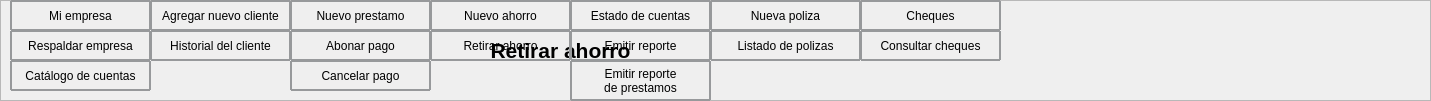
              <widget class="QFrame" name="frame">
               <property name="geometry">
                <rect>
                 <x>0</x>
                 <y>0</y>
                 <width>1431</width>
                 <height>101</height>
                </rect>
               </property>
               <property name="frameShape">
                <enum>QFrame::StyledPanel</enum>
               </property>
               <property name="frameShadow">
                <enum>QFrame::Raised</enum>
               </property>
               <widget class="QLabel" name="IngresaTitulo">
                <property name="geometry">
                 <rect>
                  <x>140</x>
                  <y>20</y>
                  <width>841</width>
                  <height>61</height>
                 </rect>
                </property>
                <property name="minimumSize">
                 <size>
                  <width>750</width>
                  <height>0</height>
                 </size>
                </property>
                <property name="maximumSize">
                 <size>
                  <width>1600</width>
                  <height>16777215</height>
                 </size>
                </property>
                <property name="font">
                 <font>
                  <pointsize>16</pointsize>
                 </font>
                </property>
                <property name="styleSheet">
                 <string notr="true"/>
                </property>
                <property name="text">
                 <string>&lt;html&gt;&lt;head/&gt;&lt;body&gt;&lt;p align=&quot;center&quot;&gt;&lt;span style=&quot; font-weight:700;&quot;&gt;Retirar ahorro&lt;/span&gt;&lt;/p&gt;&lt;/body&gt;&lt;/html&gt;</string>
                </property>
               </widget>
               <widget class="QLabel" name="label_10">
                <property name="geometry">
                 <rect>
                  <x>1200</x>
                  <y>10</y>
                  <width>80</width>
                  <height>80</height>
                 </rect>
                </property>
                <property name="minimumSize">
                 <size>
                  <width>80</width>
                  <height>80</height>
                 </size>
                </property>
                <property name="text">
                 <string/>
                </property>
                <property name="pixmap">
                 <pixmap resource="../imagenes/res.qrc">:/imagen/logobueno_preview_rev_1.png</pixmap>
                </property>
               </widget>
               <widget class="QPushButton" name="Catalogo">
                <property name="geometry">
                 <rect>
                  <x>10</x>
                  <y>60</y>
                  <width>141</width>
                  <height>31</height>
                 </rect>
                </property>
                <property name="styleSheet">
                 <string notr="true">border-style: solid;
border-width: 2px;
border-color: rgb(151, 153, 155);
border-radius: 1px;
</string>
                </property>
                <property name="text">
                 <string>Catálogo de cuentas</string>
                </property>
               </widget>
               <widget class="QPushButton" name="Respaldo">
                <property name="geometry">
                 <rect>
                  <x>10</x>
                  <y>30</y>
                  <width>141</width>
                  <height>31</height>
                 </rect>
                </property>
                <property name="styleSheet">
                 <string notr="true">border-style: solid;
border-width: 2px;
border-color: rgb(151, 153, 155);
border-radius: 1px;
</string>
                </property>
                <property name="text">
                 <string>Respaldar empresa</string>
                </property>
               </widget>
               <widget class="QPushButton" name="Mi_Empresa">
                <property name="geometry">
                 <rect>
                  <x>10</x>
                  <y>0</y>
                  <width>141</width>
                  <height>31</height>
                 </rect>
                </property>
                <property name="styleSheet">
                 <string notr="true">border-style: solid;
border-width: 2px;
border-color: rgb(151, 153, 155);
border-radius: 1px;
</string>
                </property>
                <property name="text">
                 <string>Mi empresa</string>
                </property>
               </widget>
               <widget class="QPushButton" name="Ahorro">
                <property name="geometry">
                 <rect>
                  <x>430</x>
                  <y>0</y>
                  <width>141</width>
                  <height>31</height>
                 </rect>
                </property>
                <property name="styleSheet">
                 <string notr="true">border-style: solid;
border-width: 2px;
border-color: rgb(151, 153, 155);
border-radius: 1px;
</string>
                </property>
                <property name="text">
                 <string>Nuevo ahorro</string>
                </property>
               </widget>
               <widget class="QPushButton" name="abonar">
                <property name="geometry">
                 <rect>
                  <x>290</x>
                  <y>30</y>
                  <width>141</width>
                  <height>31</height>
                 </rect>
                </property>
                <property name="styleSheet">
                 <string notr="true">border-style: solid;
border-width: 2px;
border-color: rgb(151, 153, 155);
border-radius: 1px;
</string>
                </property>
                <property name="text">
                 <string>Abonar pago</string>
                </property>
               </widget>
               <widget class="QPushButton" name="Reportes">
                <property name="geometry">
                 <rect>
                  <x>570</x>
                  <y>30</y>
                  <width>141</width>
                  <height>31</height>
                 </rect>
                </property>
                <property name="styleSheet">
                 <string notr="true">border-style: solid;
border-width: 2px;
border-color: rgb(151, 153, 155);
border-radius: 1px;
</string>
                </property>
                <property name="text">
                 <string>Emitir reporte</string>
                </property>
               </widget>
               <widget class="QPushButton" name="Polizas">
                <property name="geometry">
                 <rect>
                  <x>710</x>
                  <y>0</y>
                  <width>151</width>
                  <height>31</height>
                 </rect>
                </property>
                <property name="styleSheet">
                 <string notr="true">border-style: solid;
border-width: 2px;
border-color: rgb(151, 153, 155);
border-radius: 1px;
</string>
                </property>
                <property name="text">
                 <string>Nueva poliza</string>
                </property>
               </widget>
               <widget class="QPushButton" name="Historial">
                <property name="geometry">
                 <rect>
                  <x>150</x>
                  <y>30</y>
                  <width>141</width>
                  <height>31</height>
                 </rect>
                </property>
                <property name="styleSheet">
                 <string notr="true">border-style: solid;
border-width: 2px;
border-color: rgb(151, 153, 155);
border-radius: 1px;
</string>
                </property>
                <property name="text">
                 <string>Historial del cliente</string>
                </property>
               </widget>
               <widget class="QPushButton" name="Estado">
                <property name="geometry">
                 <rect>
                  <x>570</x>
                  <y>0</y>
                  <width>141</width>
                  <height>31</height>
                 </rect>
                </property>
                <property name="styleSheet">
                 <string notr="true">border-style: solid;
border-width: 2px;
border-color: rgb(151, 153, 155);
border-radius: 1px;
</string>
                </property>
                <property name="text">
                 <string>Estado de cuentas</string>
                </property>
               </widget>
               <widget class="QPushButton" name="cancelar">
                <property name="geometry">
                 <rect>
                  <x>290</x>
                  <y>60</y>
                  <width>141</width>
                  <height>31</height>
                 </rect>
                </property>
                <property name="styleSheet">
                 <string notr="true">border-style: solid;
border-width: 2px;
border-color: rgb(151, 153, 155);
border-radius: 1px;
</string>
                </property>
                <property name="text">
                 <string>Cancelar pago</string>
                </property>
               </widget>
               <widget class="QPushButton" name="Cliente">
                <property name="geometry">
                 <rect>
                  <x>150</x>
                  <y>0</y>
                  <width>141</width>
                  <height>31</height>
                 </rect>
                </property>
                <property name="styleSheet">
                 <string notr="true">border-style: solid;
border-width: 2px;
border-color: rgb(151, 153, 155);
border-radius: 1px;
</string>
                </property>
                <property name="text">
                 <string>Agregar nuevo cliente</string>
                </property>
               </widget>
               <widget class="QPushButton" name="Retirar">
                <property name="geometry">
                 <rect>
                  <x>430</x>
                  <y>30</y>
                  <width>141</width>
                  <height>31</height>
                 </rect>
                </property>
                <property name="styleSheet">
                 <string notr="true">border-style: solid;
border-width: 2px;
border-color: rgb(151, 153, 155);
border-radius: 1px;
</string>
                </property>
                <property name="text">
                 <string>Retirar ahorro</string>
                </property>
               </widget>
               <widget class="QPushButton" name="Cheques">
                <property name="geometry">
                 <rect>
                  <x>860</x>
                  <y>0</y>
                  <width>141</width>
                  <height>31</height>
                 </rect>
                </property>
                <property name="styleSheet">
                 <string notr="true">border-style: solid;
border-width: 2px;
border-color: rgb(151, 153, 155);
border-radius: 1px;
</string>
                </property>
                <property name="text">
                 <string>Cheques</string>
                </property>
               </widget>
               <widget class="QPushButton" name="Consulta_cheque">
                <property name="geometry">
                 <rect>
                  <x>860</x>
                  <y>30</y>
                  <width>141</width>
                  <height>31</height>
                 </rect>
                </property>
                <property name="styleSheet">
                 <string notr="true">border-style: solid;
border-width: 2px;
border-color: rgb(151, 153, 155);
border-radius: 1px;
</string>
                </property>
                <property name="text">
                 <string>Consultar cheques</string>
                </property>
               </widget>
               <widget class="QPushButton" name="Listado">
                <property name="geometry">
                 <rect>
                  <x>710</x>
                  <y>30</y>
                  <width>151</width>
                  <height>31</height>
                 </rect>
                </property>
                <property name="styleSheet">
                 <string notr="true">border-style: solid;
border-width: 2px;
border-color: rgb(151, 153, 155);
border-radius: 1px;
</string>
                </property>
                <property name="text">
                 <string>Listado de polizas</string>
                </property>
               </widget>
               <widget class="QPushButton" name="prestamo">
                <property name="geometry">
                 <rect>
                  <x>290</x>
                  <y>0</y>
                  <width>141</width>
                  <height>31</height>
                 </rect>
                </property>
                <property name="styleSheet">
                 <string notr="true">border-style: solid;
border-width: 2px;
border-color: rgb(151, 153, 155);
border-radius: 1px;
</string>
                </property>
                <property name="text">
                 <string>Nuevo prestamo</string>
                </property>
               </widget>
               <widget class="QPushButton" name="Reportes_2">
                <property name="geometry">
                 <rect>
                  <x>570</x>
                  <y>60</y>
                  <width>141</width>
                  <height>41</height>
                 </rect>
                </property>
                <property name="styleSheet">
                 <string notr="true">border-style: solid;
border-width: 2px;
border-color: rgb(151, 153, 155);
border-radius: 1px;
</string>
                </property>
                <property name="text">
                 <string>Emitir reporte 
de prestamos</string>
                </property>
               </widget>
              </widget>
